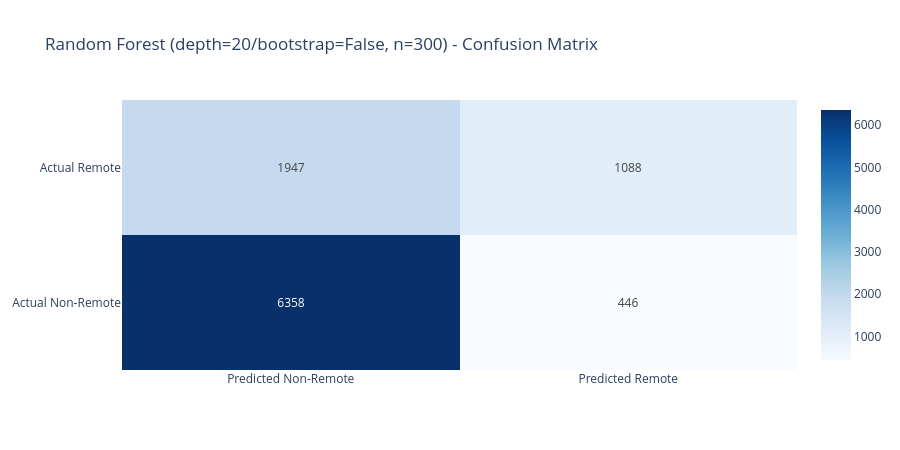

The code cell stored with this chart in its notebook:
### Code cell
rf_best = RandomForestClassifier(n_estimators=best_n, max_depth=best_depth,
                                 bootstrap=best_bootstrap, random_state=42, n_jobs=-1)
rf_best.fit(X_train_scaled, y_train)
rf_predictions = rf_best.predict(X_test_scaled)

cm_rf = confusion_matrix(y_test, rf_predictions)
acc_rf = accuracy_score(y_test, rf_predictions)
report_rf = classification_report(y_test, rf_predictions, target_names=['Non-Remote', 'Remote'], output_dict=True)

tn_rf, fp_rf, fn_rf, tp_rf = cm_rf.ravel()

print(f"Random Forest ({best_rf_label}, n={best_n}) Results")
print(f"{'Metric':<25} {'Non-Remote':>12} {'Remote':>12}")
print("-" * 51)
print(f"{'Precision':<25} {report_rf['Non-Remote']['precision']:>12.4f} {report_rf['Remote']['precision']:>12.4f}")
print(f"{'Recall':<25} {report_rf['Non-Remote']['recall']:>12.4f} {report_rf['Remote']['recall']:>12.4f}")
print(f"{'F1 Score':<25} {report_rf['Non-Remote']['f1-score']:>12.4f} {report_rf['Remote']['f1-score']:>12.4f}")
print(f"{'Support':<25} {report_rf['Non-Remote']['support']:>12} {report_rf['Remote']['support']:>12}")
print("-" * 51)
print(f"{'Accuracy':<25} {acc_rf:>12.4f}")
print(f"{'Macro Avg F1':<25} {report_rf['macro avg']['f1-score']:>12.4f}")
print(f"{'Weighted Avg F1':<25} {report_rf['weighted avg']['f1-score']:>12.4f}")

fig = go.Figure(data=go.Heatmap(
    z=cm_rf,
    x=['Predicted Non-Remote', 'Predicted Remote'],
    y=['Actual Non-Remote',    'Actual Remote'],
    text=[[str(tn_rf), str(fp_rf)], [str(fn_rf), str(tp_rf)]],
    texttemplate='%{text}',
    colorscale='Blues',
    showscale=True
))
fig.update_layout(
    title=f'Random Forest ({best_rf_label}, n={best_n}) - Confusion Matrix',
    template='plotly_white',
    height=450
)
fig.show()

### Figure 1 — Plotly figure (JSON) as saved in the notebook; plotly's stock layout.template omitted (floating-point values rounded to 4 significant figures)
{"data": [{"colorscale": [[0, "rgb(247,251,255)"], [0.125, "rgb(222,235,247)"], [0.25, "rgb(198,219,239)"], [0.375, "rgb(158,202,225)"], [0.5, "rgb(107,174,214)"], [0.625, "rgb(66,146,198)"], [0.75, "rgb(33,113,181)"], [0.875, "rgb(8,81,156)"], [1, "rgb(8,48,107)"]], "showscale": true, "text": [["6358", "446"], ["1947", "1088"]], "texttemplate": "%{text}", "type": "heatmap", "x": ["Predicted Non-Remote", "Predicted Remote"], "y": ["Actual Non-Remote", "Actual Remote"], "z": [[6358, 446], [1947, 1088]]}], "layout": {"height": 450, "title": {"text": "Random Forest (depth=20/bootstrap=False, n=300) - Confusion Matrix"}}}
